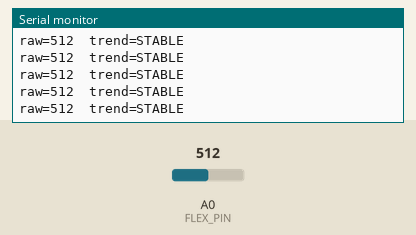
The sketch below on a simulated Arduino Nano 33 BLE. Shown: the last lines printed to the serial monitor. Inputs (shaded band) come from the test bench; at power-on: A0 (FLEX_PIN) = 512.

Above: at 1.2 s.
1.3 s: A0 (FLEX_PIN) set to 716
At 1.31 s:
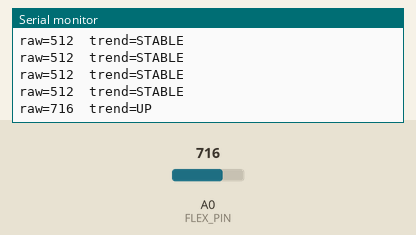
2.8 s: A0 (FLEX_PIN) set to 511
At 2.81 s:
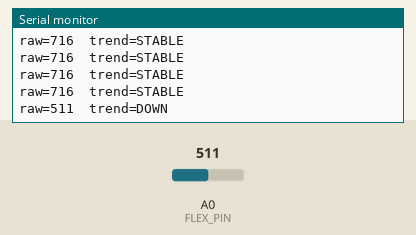
Timing chart, 0 to 5.8 s (numbered marks = the images above; inputs shaded):
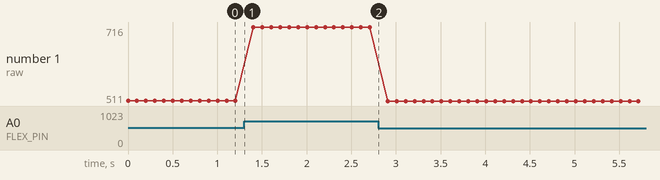

Measured:
- after the input at 1.3 s, the serial monitor: prints a new line at once (image 1)
- after the input at 2.8 s, the serial monitor: prints a new line at once (image 2)
- plotted number 1: 512 → 716 after the input at 1.3 s, 716 → 511 after the input at 2.8 s

The sketch:

flex_test.ino
```cpp
#include <Arduino.h>
const int FLEX_PIN = A0;

void setup() {
  Serial.begin(115200);
  while (!Serial) delay(10);
}

void loop() {
  static int prev = analogRead(FLEX_PIN);
  int raw = analogRead(FLEX_PIN);

  Serial.print("raw=");
  Serial.print(raw);
  Serial.print("  trend=");
  Serial.println(raw > prev ? "UP" : (raw < prev ? "DOWN" : "STABLE"));

  prev = raw;
  delay(100);
}
```
